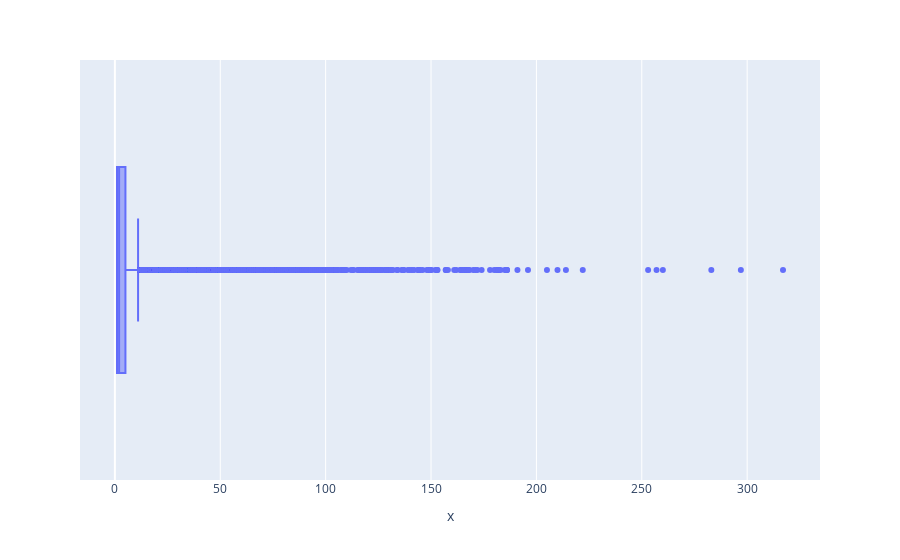

Source (notebook cell):
### Code cell
px.box(x=df['user_id'].value_counts())

### Figure 1 — Plotly figure (JSON) as saved in the notebook; plotly's stock layout.template omitted (floating-point values rounded to 4 significant figures; data arrays with more than 128 entries replaced by an {"elided": "..."} marker saying what was removed)
{"data": [{"alignmentgroup": "True", "hovertemplate": "x=%{x}<extra></extra>", "legendgroup": "", "marker": {"color": "#636efa"}, "name": "", "notched": false, "offsetgroup": "", "orientation": "h", "showlegend": false, "type": "box", "x": {"elided": "23715 int values"}, "x0": " ", "xaxis": "x", "y0": " ", "yaxis": "y"}], "layout": {"boxmode": "group", "legend": {"tracegroupgap": 0}, "margin": {"t": 60}, "xaxis": {"anchor": "y", "domain": [0, 1], "title": {"text": "x"}}, "yaxis": {"anchor": "x", "domain": [0, 1]}}}
